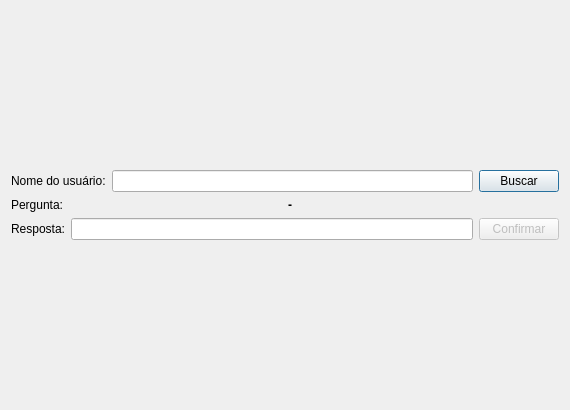
<?xml version="1.0" encoding="UTF-8"?>
<ui version="4.0">
 <class>RecoverPassword</class>
 <widget class="QDialog" name="RecoverPassword">
  <property name="geometry">
   <rect>
    <x>0</x>
    <y>0</y>
    <width>570</width>
    <height>410</height>
   </rect>
  </property>
  <property name="windowTitle">
   <string>Dialog</string>
  </property>
  <layout class="QVBoxLayout" name="verticalLayout">
   <item>
    <spacer name="verticalSpacer">
     <property name="orientation">
      <enum>Qt::Vertical</enum>
     </property>
     <property name="sizeHint" stdset="0">
      <size>
       <width>20</width>
       <height>40</height>
      </size>
     </property>
    </spacer>
   </item>
   <item>
    <layout class="QHBoxLayout" name="horizontalLayout_4">
     <item>
      <layout class="QHBoxLayout" name="horizontalLayout">
       <item>
        <widget class="QLabel" name="label">
         <property name="text">
          <string>Nome do usuário:</string>
         </property>
        </widget>
       </item>
       <item>
        <widget class="QLineEdit" name="txt_nome"/>
       </item>
      </layout>
     </item>
     <item>
      <widget class="QPushButton" name="bt_buscar">
       <property name="text">
        <string>Buscar</string>
       </property>
      </widget>
     </item>
    </layout>
   </item>
   <item>
    <layout class="QHBoxLayout" name="horizontalLayout_2">
     <item>
      <widget class="QLabel" name="label_2">
       <property name="text">
        <string>Pergunta:</string>
       </property>
      </widget>
     </item>
     <item>
      <widget class="QLabel" name="lb_pergunta">
       <property name="font">
        <font>
         <weight>75</weight>
         <italic>false</italic>
         <bold>true</bold>
        </font>
       </property>
       <property name="text">
        <string>-</string>
       </property>
      </widget>
     </item>
    </layout>
   </item>
   <item>
    <layout class="QHBoxLayout" name="horizontalLayout_5">
     <item>
      <layout class="QHBoxLayout" name="horizontalLayout_3">
       <item>
        <widget class="QLabel" name="label_4">
         <property name="text">
          <string>Resposta:</string>
         </property>
        </widget>
       </item>
       <item>
        <widget class="QLineEdit" name="txt_resposta"/>
       </item>
      </layout>
     </item>
     <item>
      <widget class="QPushButton" name="bt_confirmar">
       <property name="enabled">
        <bool>false</bool>
       </property>
       <property name="text">
        <string>Confirmar</string>
       </property>
       <property name="autoDefault">
        <bool>true</bool>
       </property>
       <property name="default">
        <bool>false</bool>
       </property>
       <property name="flat">
        <bool>false</bool>
       </property>
      </widget>
     </item>
    </layout>
   </item>
   <item>
    <spacer name="verticalSpacer_2">
     <property name="orientation">
      <enum>Qt::Vertical</enum>
     </property>
     <property name="sizeHint" stdset="0">
      <size>
       <width>20</width>
       <height>40</height>
      </size>
     </property>
    </spacer>
   </item>
  </layout>
 </widget>
 <resources/>
 <connections/>
</ui>
